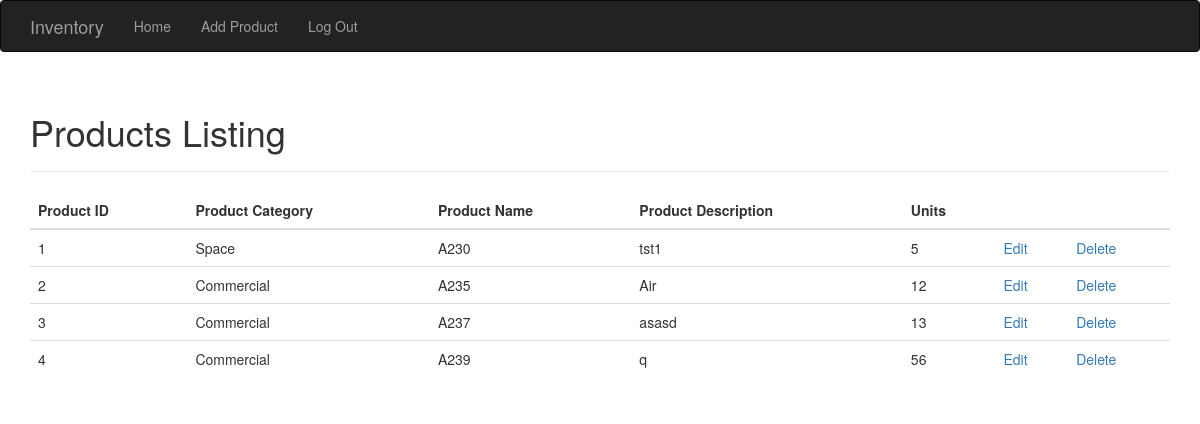
The page / (signed in) on the database its author committed.
### app/models.py (models this page shows, shortened)
class Product(db.Model):
    __tablename__ = 'products'
    id = db.Column(db.Integer, primary_key=True)
    name = db.Column(db.String(128), unique=True, index=True)
    category_id = db.Column(db.Integer, db.ForeignKey('categories.id'))
    description = db.Column(db.String(256))
    quantity = db.Column(db.Integer)

class ProductCategory(db.Model):
    __tablename__ = 'categories'
    id = db.Column(db.Integer, primary_key=True)
    name = db.Column(db.String(128), unique=True, index=True)
    products = db.relationship('Product', backref='category', lazy='dynamic')

### app/main/views.py (the view)
@main.route('/', methods=['GET', 'POST'])
def index():
    if current_user.is_authenticated:
        products = Product.query.all()
        return render_template('products.html', products=products)
    else:
        flash('You need to login first.')
        return redirect(url_for('auth.login'))

### app/auth/views.py (called while the page is built)
@auth.before_app_request
def before_request():
    if current_user.is_authenticated:
        pass

### app/models.py (called while the page is built)
    @login_manager.user_loader
    def load_user(user_id):
        return User.query.get(int(user_id))

### app/templates/products.html (shortened to what this page needs)
{% extends "base.html" %}
{% block page_content %}
<div class="page-header">
    <h1>Products Listing</h1>
</div>
<table class="table table-hover">
    <thead>
        <tr>
            <th>Product ID</th>
            <th>Product Category</th>
            <th>Product Name</th>
            <th>Product Description</th>
            <th>Units</th>
            <th></th>
            <th></th>
        </tr>
    </thead>
    {% for product in products %}
    <tr>
        <td>{{product.id}}</td>
        <td>{{product.category.name}}</td>
        <td>{{product.name}}</td>
        <td>{{product.description}}</td>
        <td>{{product.quantity}}</td>
        <td>
            <a href="{{ url_for('.edit_product', id=product.id) }}">
                Edit
            </a>
        </td>
        <td>
            <a href="{{ url_for('.delete_product', id=product.id) }}">
                Delete
            </a>
        </td>
    </tr>
    {% endfor %}
</table>
{% endblock %}

### app/templates/base.html (shortened to what this page needs)
{% extends "bootstrap/base.html" %}
{% block head %}
{{ super() }}
<link rel="stylesheet" type="text/css" href="{{ url_for('static', filename='styles.css') }}">
{% endblock %}
{% block navbar %}
<div class="navbar navbar-inverse" role="navigation">
    <div class="container">
        <div class="navbar-header">
            <a class="navbar-brand" href="{{ url_for('main.index') }}">Inventory</a>
        </div>
        <div class="navbar-collapse collapse">
            <ul class="nav navbar-nav">
                <li><a href="{{ url_for('main.index') }}">Home</a></li>
                {% if current_user.is_authenticated %}
                <li><a href="{{ url_for('main.add_product') }}">Add Product</a></li>
                <li><a href="{{ url_for('auth.logout') }}" style="float: right;">Log Out</a></li>
                {% endif %}
            </ul>
        </div>
    </div>
</div>
{% endblock %}
{% block content %}
<div class="container">
    {% block page_content %}{% endblock %}
</div>
{% endblock %}

### rows shown on the page
Product: id "1", category.name "Space", name "A230", description "tst1", quantity "5"
Product: id "2", category.name "Commercial", name "A235", description "Air", quantity "12"
Product: id "3", category.name "Commercial", name "A237", description "asasd", quantity "13"
Product: id "4", category.name "Commercial", name "A239", description "q", quantity "56"
